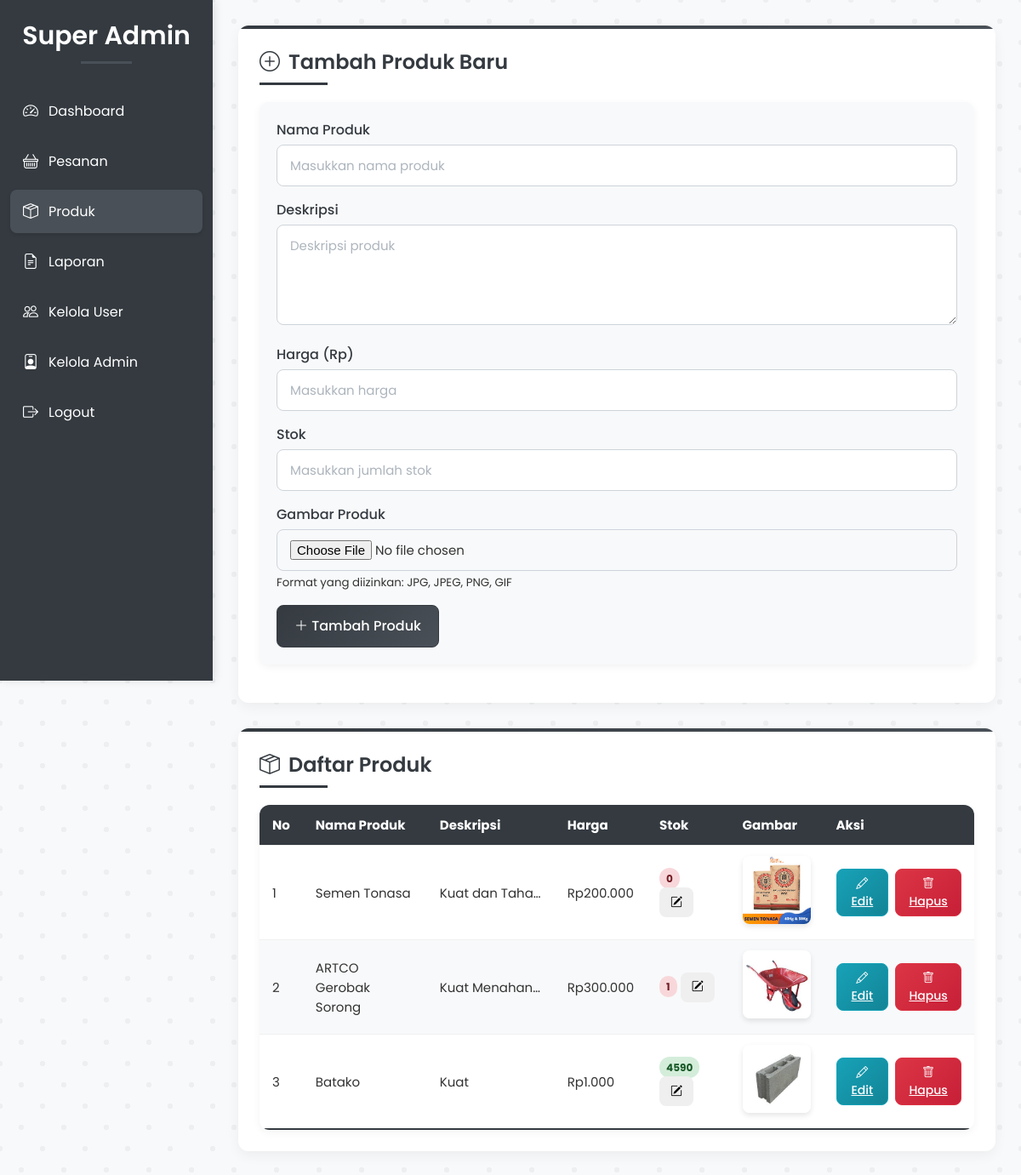
/superadmin/products.php (signed in), run on the app's committed database.
### tables this page shows
CREATE TABLE `product_222060` (
  `id_222060` int NOT NULL AUTO_INCREMENT,
  `product_name_222060` varchar(255) DEFAULT NULL,
  `description_222060` text,
  `product_image_222060` varchar(255) DEFAULT NULL,
  `price_222060` decimal(10,2) DEFAULT NULL,
  `created_at_222060` timestamp NOT NULL DEFAULT CURRENT_TIMESTAMP,
  `stock_222060` int NOT NULL DEFAULT '0',
  PRIMARY KEY (`id_222060`),
  UNIQUE KEY `service_name` (`product_name_222060`)
);

### superadmin/products.php (the view, shortened to what this page needs)
<?php
include '../config/config.php';
$products = $conn->query("SELECT * FROM product_222060");
$current_page = basename($_SERVER['PHP_SELF']);
?>
<!DOCTYPE html>
<html lang="id">
<head>
    <link href="https://cdn.jsdelivr.net/npm/bootstrap-icons/font/bootstrap-icons.css" rel="stylesheet">
    <link rel="stylesheet" href="https://cdnjs.cloudflare.com/ajax/libs/font-awesome/6.4.2/css/all.min.css">
    <link rel="stylesheet" href="../styles/products.css">
</head>
<body>
<aside class="sidebar" id="sidebar">
    <h2>Super Admin</h2>
    <ul>
        <li><a href="dashboard.php" class="<?= $current_page == 'dashboard.php' ? 'active' : '' ?>">
            <i class="bi bi-speedometer2"></i> Dashboard
        </a></li>
        <li><a href="orders.php" class="<?= $current_page == 'orders.php' ? 'active' : '' ?>">
            <i class="bi bi-basket"></i> Pesanan
        </a></li>
        <li><a href="products.php" class="<?= $current_page == 'products.php' ? 'active' : '' ?>">
            <i class="bi bi-box-seam"></i> Produk
        </a></li>
        <li><a href="laporan.php" class="<?= $current_page == 'laporan.php' ? 'active' : '' ?>">
            <i class="bi bi-file-earmark-text"></i> Laporan
        </a></li>
        <li><a href="users.php" class="<?= $current_page == 'users.php' ? 'active' : '' ?>">
            <i class="bi bi-people"></i> Kelola User
        </a></li>
        <li><a href="admins.php" class="<?= $current_page == 'admins.php' ? 'active' : '' ?>"><i class="bi bi-person-badge"></i> Kelola Admin</a></li>
        <li><a href="logout.php">
            <i class="bi bi-box-arrow-right"></i> Logout
        </a></li>
    </ul>
</aside>
<main class="content">
    <section>
        <h2><i class="bi bi-plus-circle"></i> Tambah Produk Baru</h2>
        <div class="form-container">
            <form method="post" enctype="multipart/form-data">
                <div class="form-group">
                    <label for="product_name">Nama Produk</label>
                    <input type="text" class="form-control" id="product_name" name="product_name" placeholder="Masukkan nama produk" required>
                </div>
                <div class="form-group">
                    <label for="description">Deskripsi</label>
                    <textarea class="form-control" id="description" name="description" rows="4" placeholder="Deskripsi produk" required></textarea>
                </div>
                <div class="form-group">
                    <label for="price">Harga (Rp)</label>
                    <input type="number" class="form-control" id="price" name="price" placeholder="Masukkan harga" required>
                </div>
                <div class="form-group">
                    <label for="stock">Stok</label>
                    <input type="number" class="form-control" id="stock" name="stock" min="0" placeholder="Masukkan jumlah stok" required>
                </div>
                <div class="form-group">
                    <label for="product_image">Gambar Produk</label>
                    <input type="file" class="form-control" id="product_image" name="product_image" required>
                    <small class="text-muted">Format yang diizinkan: JPG, JPEG, PNG, GIF</small>
                </div>
                <button type="submit" name="add_product" class="btn btn-primary">
                    <i class="bi bi-plus-lg"></i> Tambah Produk
                </button>
            </form>
        </div>
    </section>
    <section>
        <h2><i class="bi bi-box-seam"></i> Daftar Produk</h2>
        <div class="table-container">
            <table class="styled-table">
                <thead>
                    <tr>
                        <th>No</th>
                        <th>Nama Produk</th>
                        <th>Deskripsi</th>
                        <th>Harga</th>
                        <th>Stok</th>
                        <th>Gambar</th>
                        <th>Aksi</th>
                    </tr>
                </thead>
                <tbody>
                    <?php $no = 1; while ($row = $products->fetch_assoc()) {
                        $stock_class = '';
                        $stock_value = isset($row['stock_222060']) ? $row['stock_222060'] : 0;
                        if ($stock_value > 10) {
                            $stock_class = 'stock-high';
                        } elseif ($stock_value > 5) {
                            $stock_class = 'stock-medium';
                        } else {
                            $stock_class = 'stock-low';
                        }
                    ?>
                        <tr>
                            <td data-label="No"><?= $no++ ?></td>
                            <td data-label="Nama Produk"><?= htmlspecialchars($row['product_name_222060']) ?></td>
                            <td data-label="Deskripsi" class="truncate" title="<?= htmlspecialchars($row['description_222060']) ?>"><?= htmlspecialchars($row['description_222060']) ?></td>
                            <td data-label="Harga">Rp<?= number_format($row['price_222060'], 0, ',', '.') ?></td>
                            <td data-label="Stok">
                                <span class="stock-badge <?= $stock_class ?>"><?= $stock_value ?></span>
                                <button class="btn btn-sm btn-outline-primary" onclick="openStockModal(<?= $row['id_222060'] ?>, <?= $stock_value ?>)">
                                    <i class="bi bi-pencil-square"></i>
                                </button>
                            </td>
                            <td data-label="Gambar">
                                <img src="../uploads/<?= htmlspecialchars($row['product_image_222060']) ?>" class="product-image" alt="<?= htmlspecialchars($row['product_name_222060']) ?>">
                            </td>
                            <td data-label="Aksi">
                                <div class="action-buttons">
                                    <a href="edit_products.php?id=<?= $row['id_222060'] ?>" class="btn btn-info btn-sm">
                                        <i class="bi bi-pencil"></i> Edit
                                    </a>
                                    <a href="products.php?delete=<?= $row['id_222060'] ?>" onclick="return confirm('Apakah Anda yakin ingin menghapus produk ini?')" class="btn btn-danger btn-sm">
                                        <i class="bi bi-trash"></i> Hapus
                                    </a>
                                </div>
                            </td>
                        </tr>
                    <?php } ?>
                </tbody>
            </table>
        </div>
    </section>
</main>
</body>
</html>

### styles/products.css (style rules this page uses)
* { margin: 0; padding: 0; box-sizing: border-box; font-family: 'Poppins', sans-serif; }
body { min-height: 100vh; display: flex; background-color: #f8f9fa; color: #333; }
.sidebar { width: 250px; background-color: #343a40; padding-top: 20px; height: 100vh; position: fixed; left: 0; top: 0; transition: transform 0.3s ease-in-out; z-index: 999; box-shadow: 3px 0 10px rgba(0, 0, 0, 0.1); }
.sidebar h2 { text-align: center; color: #fff; margin-bottom: 30px; font-size: 30px; font-weight: 600; position: relative; padding-bottom: 10px; }
.sidebar h2:after { content: ''; position: absolute; bottom: 0; left: 50%; transform: translateX(-50%); width: 60px; height: 3px; background-color: #495057; }
.sidebar ul { list-style: none; padding: 0; margin-top: 20px; }
.sidebar ul li { margin: 8px 12px; }
.sidebar ul li a { display: flex; padding: 12px 15px; color: #fff; text-decoration: none; border-radius: 8px; align-items: center; gap: 12px; transition: all 0.3s ease; }
.sidebar ul li a.active { background-color: #495057; box-shadow: 0 2px 5px rgba(0, 0, 0, 0.1); }
.sidebar ul li a i { font-size: 18px; transition: transform 0.3s ease; }
.content { margin-left: 250px; padding: 30px; width: calc(100% - 250px); transition: margin-left 0.3s ease-in-out; }
section { background-color: #fff; border-radius: 12px; box-shadow: 0 5px 15px rgba(0, 0, 0, 0.05); padding: 25px; margin-bottom: 30px; transition: transform 0.3s ease, box-shadow 0.3s ease; position: relative; overflow: hidden; }
section:before { content: ''; position: absolute; top: 0; left: 0; width: 100%; height: 4px; background: linear-gradient(90deg, #343a40, #495057); }
section h2 { color: #343a40; margin-bottom: 20px; font-weight: 600; position: relative; padding-bottom: 10px; display: flex; align-items: center; gap: 10px; }
section h2:after { content: ''; position: absolute; bottom: 0; left: 0; width: 80px; height: 3px; background-color: #343a40; }
.form-container { background-color: #f8f9fa; border-radius: 10px; padding: 20px; box-shadow: 0 3px 10px rgba(0, 0, 0, 0.05); margin-bottom: 20px; transition: transform 0.3s ease, box-shadow 0.3s ease; }
.form-group { margin-bottom: 15px; }
.form-group label { display: block; margin-bottom: 5px; font-weight: 500; color: #343a40; }
.form-control { width: 100%; padding: 12px 15px; border: 1px solid #ced4da; border-radius: 8px; font-size: 15px; transition: border-color 0.3s ease, box-shadow 0.3s ease; }
.form-control::placeholder { color: #adb5bd; }
.btn { display: inline-block; font-weight: 500; text-align: center; vertical-align: middle; cursor: pointer; border: 1px solid transparent; padding: 12px 20px; font-size: 16px; line-height: 1.5; border-radius: 8px; transition: all 0.3s ease; }
.btn-primary { color: #fff; background: linear-gradient(135deg, #343a40, #495057); border-color: #343a40; }
.btn-danger { color: #fff; background: linear-gradient(135deg, #dc3545, #c71f37); border-color: #dc3545; }
.btn-info { color: #fff; background: linear-gradient(135deg, #17a2b8, #138496); border-color: #17a2b8; }
.table-container { background-color: #fff; border-radius: 12px; box-shadow: 0 3px 10px rgba(0, 0, 0, 0.05); margin-top: 20px; overflow-x: auto; position: relative; }
.styled-table { width: 100%; border-collapse: collapse; font-size: 15px; background-color: white; }
.styled-table thead tr { background-color: #343a40; color: #ffffff; text-align: left; font-weight: 500; position: sticky; top: 0; z-index: 10; }
.styled-table th, .styled-table td { padding: 12px 15px; border-bottom: 1px solid #f0f0f0; vertical-align: middle; }
.styled-table tbody tr { border-bottom: 1px solid #f0f0f0; transition: background-color 0.3s ease; }
.styled-table tbody tr:nth-of-type(even) { background-color: #f8f9fa; }
.styled-table tbody tr:last-of-type { border-bottom: 2px solid #343a40; }
.product-image { width: 80px; height: 80px; object-fit: cover; border-radius: 8px; box-shadow: 0 3px 6px rgba(0,0,0,0.1); transition: transform 0.3s ease; }
.action-buttons { display: flex; gap: 8px; }
.btn-sm { padding: 6px 12px; font-size: 14px; }
.truncate { max-width: 150px; white-space: nowrap; overflow: hidden; text-overflow: ellipsis; position: relative; }

### superadmin/products.php (style rules this page uses)
.stock-badge { padding: 4px 8px; border-radius: 12px; font-size: 12px; font-weight: bold; }
.stock-high { background-color: #d4edda; color: #155724; }
.stock-low { background-color: #f8d7da; color: #721c24; }

### data on the page
product_222060: product_name_222060 "Semen Tonasa", description_222060 "Kuat dan Taha…", price_222060 "200.000", stock_222060 "0", product_image_222060 (picture)
product_222060: product_name_222060 "ARTCO Gerobak Sorong", description_222060 "Kuat Menahan…", price_222060 "300.000", stock_222060 "1", product_image_222060 (picture)
product_222060: product_name_222060 "Batako", description_222060 "Kuat", price_222060 "1.000", stock_222060 "4590", product_image_222060 (picture)
